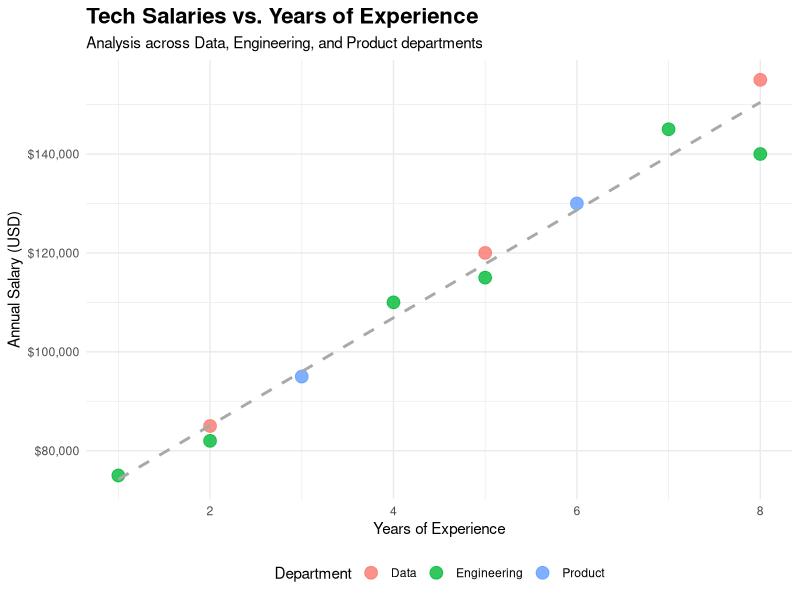

Here is the R script that generated this plot:
# 1. Install and load ggplot2 automatically if missing
if (!require(ggplot2)) {
  install.packages("ggplot2", repos = "http://cran.us.r-project.org")
  library(ggplot2)
}

print("Loading dataset...")
# 2. Read the CSV data
data <- read.csv("tech_salaries.csv")

print("Generating visualization...")
# 3. Create a dynamic scatter plot with a trend line
salary_plot <- ggplot(data, aes(x = Experience_Years, y = Salary_USD, color = Department)) +
  geom_point(size = 4, alpha = 0.8) +
  geom_smooth(method = "lm", se = FALSE, linetype = "dashed", color = "darkgray") +
  scale_y_continuous(labels = scales::dollar_format()) +
  labs(
    title = "Tech Salaries vs. Years of Experience",
    subtitle = "Analysis across Data, Engineering, and Product departments",
    x = "Years of Experience",
    y = "Annual Salary (USD)",
    color = "Department"
  ) +
  theme_minimal() +
  theme(
    plot.title = element_text(face = "bold", size = 16),
    legend.position = "bottom"
  )

# 4. Export the visualization to a PNG file
output_filename <- "salary_analysis_report.png"
ggsave(output_filename, plot = salary_plot, width = 8, height = 5, dpi = 300)

print(paste("✅ Success! Visualization saved as", output_filename))
